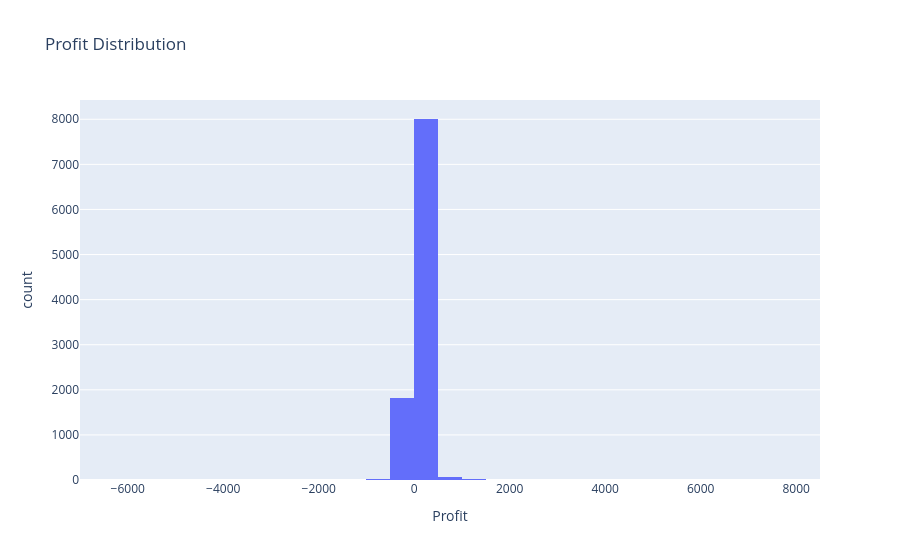

Here is the notebook cell this chart was saved with:
### Code cell
px.histogram(df, x='Profit', nbins=50, title='Profit Distribution')

### Figure 1 — Plotly figure (JSON) as saved in the notebook; plotly's stock layout.template omitted (floating-point values rounded to 4 significant figures; data arrays with more than 128 entries replaced by an {"elided": "..."} marker saying what was removed)
{"data": [{"bingroup": "x", "hovertemplate": "Profit=%{x}<br>count=%{y}<extra></extra>", "legendgroup": "", "marker": {"color": "#636efa", "pattern": {"shape": ""}}, "name": "", "nbinsx": 50, "orientation": "v", "showlegend": false, "type": "histogram", "x": {"elided": "9994 float values"}, "xaxis": "x", "yaxis": "y"}], "layout": {"barmode": "relative", "legend": {"tracegroupgap": 0}, "title": {"text": "Profit Distribution"}, "xaxis": {"anchor": "y", "domain": [0.0, 1.0], "title": {"text": "Profit"}}, "yaxis": {"anchor": "x", "domain": [0.0, 1.0], "title": {"text": "count"}}}}
